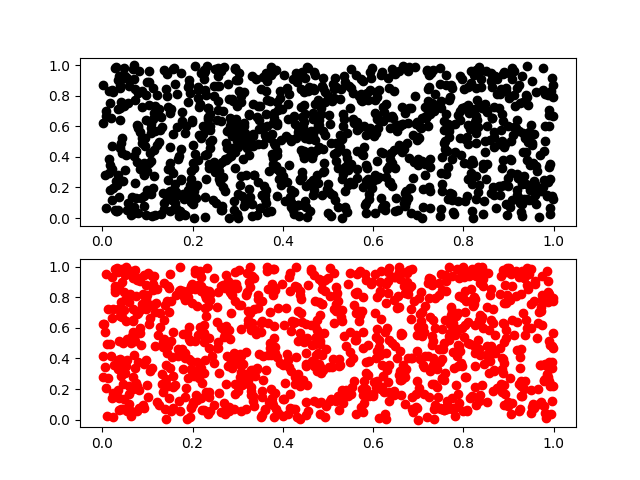

This figure's Python source:
import numpy as np
import matplotlib.pyplot as plt
import seaborn as sns
#
# np.random.seed(0)
# x = np.random.randn(30)
# y = np.sin(x) + np.random.randn(30)
# plt.figure(figsize = (20, 6))
# plt.plot(x, y, 'o')
# plt.title('title')
# plt.xlabel('x')
# plt.ylabel('y')
#
# plt.grid(True)



# plt.figure(figsize = (20, 6))
# plt.subplot(2, 1, 1)
# x = np.linspace(0, 10, 100)
# plt.plot(x, np.sin(x))
# plt.subplot(2, 1, 2)
# y = np.linspace(0, 10, 100)
# plt.plot(y, np.sin(2*y))
# plt.grid(True)

plt.figure()
plt.subplot(2, 1, 1)
x1 = np.random.uniform(0.0, 1.0, 1000)
y1 = np.random.uniform(0.0, 1.0, 1000)
x2 = np.random.uniform(0.0, 1.0, 1000)
y2 = np.random.uniform(0.0, 1.0, 1000)

plt.plot(x1, y1, 'o', color = 'black')
plt.subplot(2, 1, 2)
plt.plot(x2, y2, 'o', color = 'red')
plt.savefig('2-5matplotlib.png')
